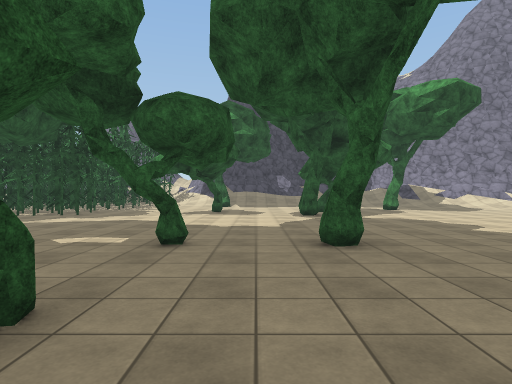
view 1 (above)

23 first-person views from a walk through a 3-D level made in the Unity game engine. The camera is 1.4 m above the floor, looks level and sees 80° across. The floor is counted in squares, 2 m on a side. Each view is taken from the middle of a square. On the plan, view 1 faces up. The plan holds only what a view shows up to about 10 squares ahead; the rest is blank. The place goes on beyond the plan. The player character is not drawn. Surface patterns are stand-ins for the level's own textures.

view 2
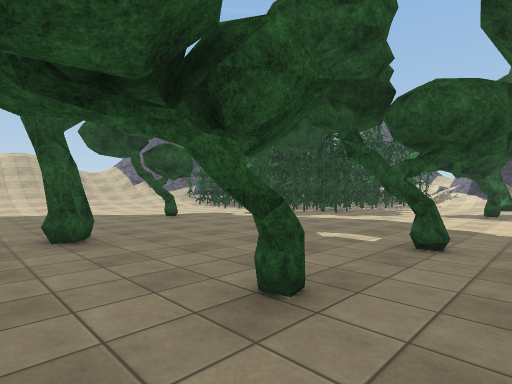

view 3
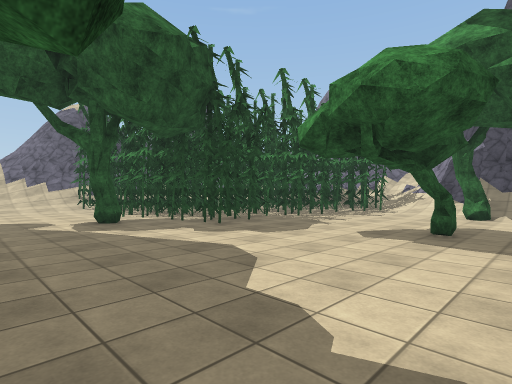

view 4
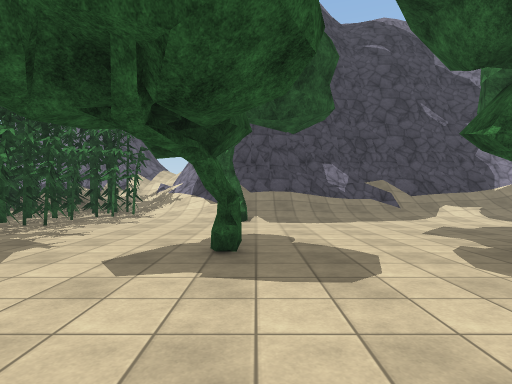

view 5
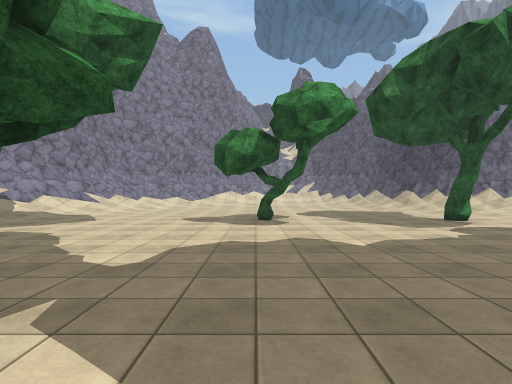

view 6
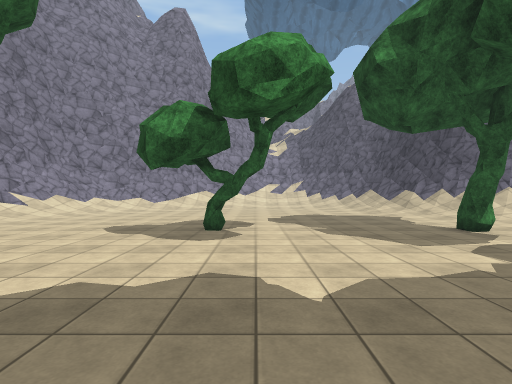

view 7
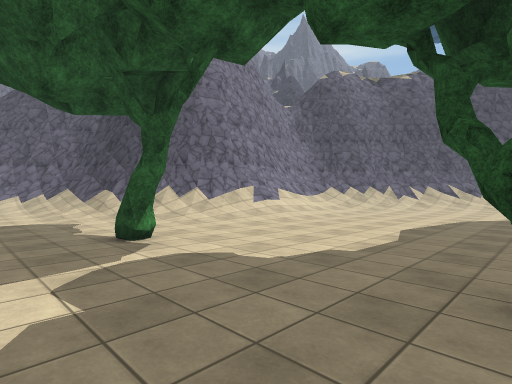

view 8
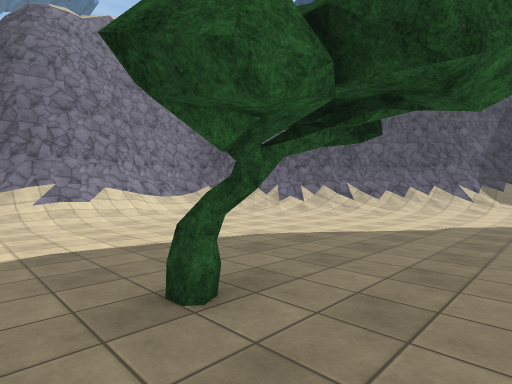

view 9
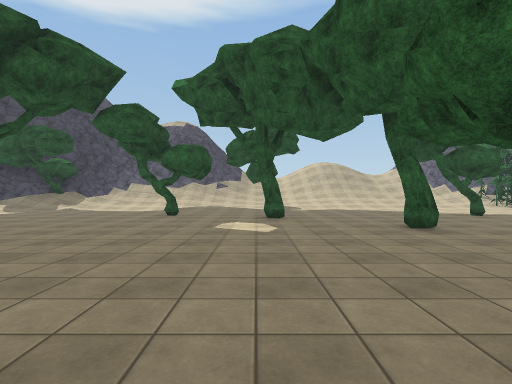

view 10
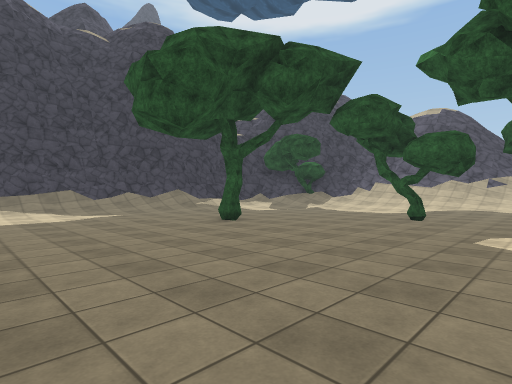

view 11
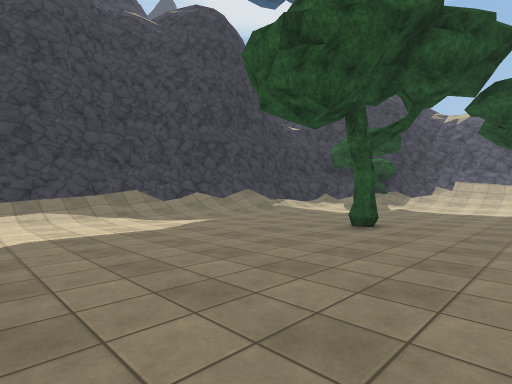

view 12
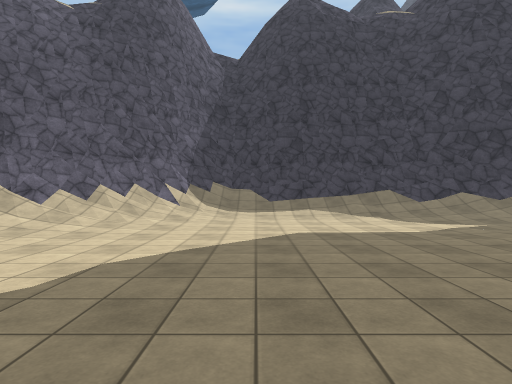

view 13
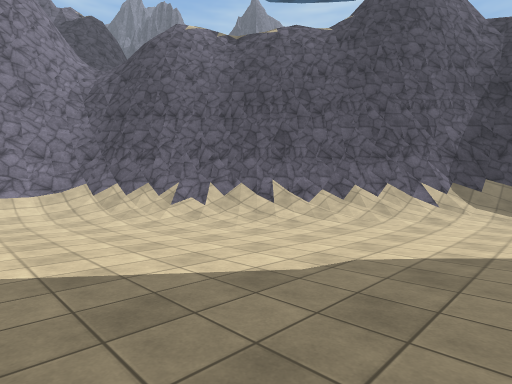

view 14
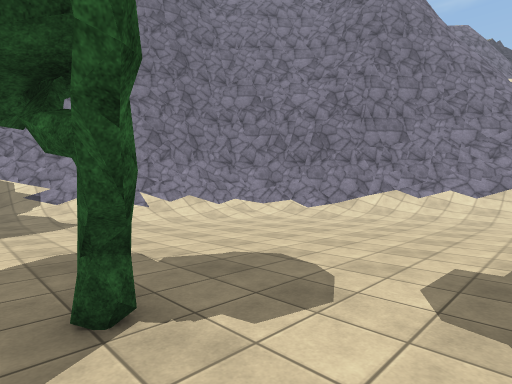

view 15
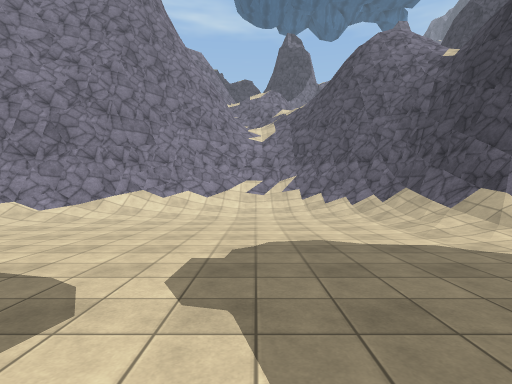

view 16
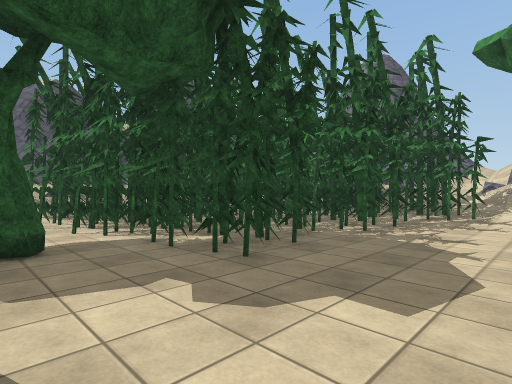

view 17
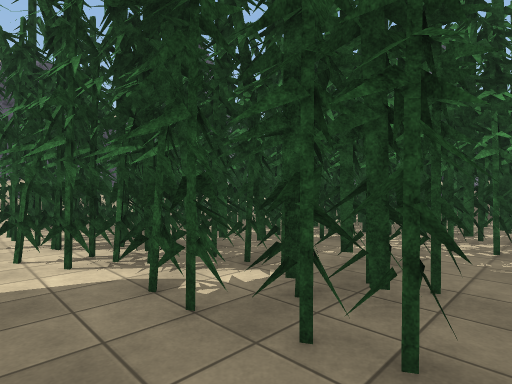

view 18
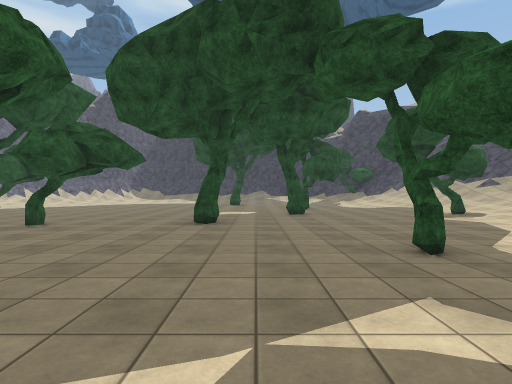

view 19
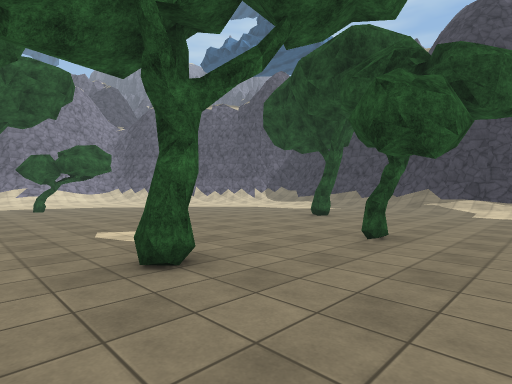

view 20
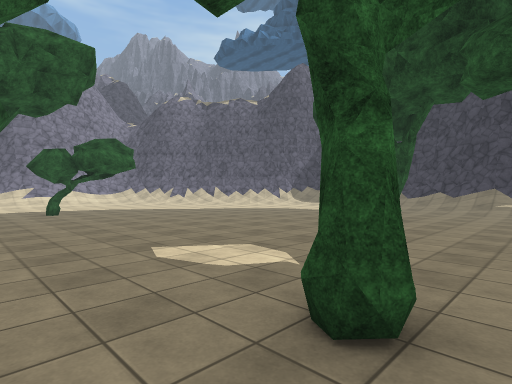

view 21
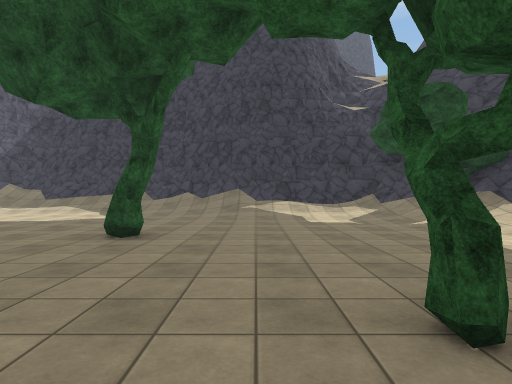

view 22
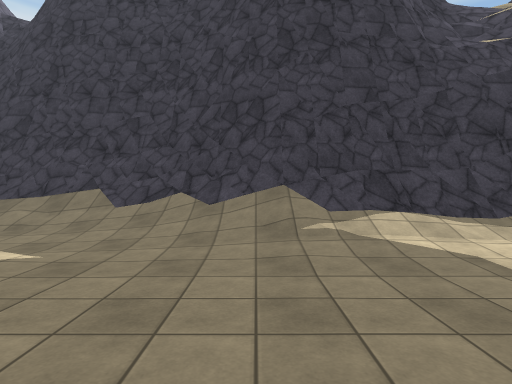

view 23
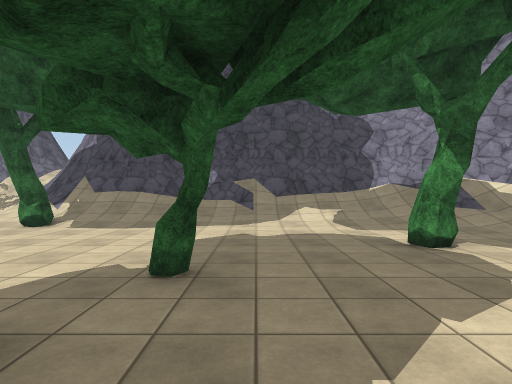

### Floor plan
Key: @ floor where view 1 was taken; # wall or solid block; . main floor; : floor 0.25 m higher than the main floor; + floor 0.5 m higher than the main floor; * floor 0.75 m higher than the main floor; % floor 1 m higher than the main floor; & floor 1.25 m higher than the main floor; $ floor 1.5 m higher than the main floor; / step, stairs or slope; = window, fence, low wall or low ledge; ^ raised ledge; v drop or lower ground; T tree; O other object.
Columns run from 10 left of view 1 to 19 right of it. Each row starts with its distance up from view 1.
 18      %=#
 17   /OT+v#########
 16   OOOTT*&===&$#####
 15  OOOTTv::=+:://///###
 14 OOOTTTv.TT.....////###
 13  OOTTT............///###
 12  TTTTT.........T...////##
 11 OOTTT....T..T.........//##
 10 TTTTT....T.............//##
  9 TTTTTT......T...........//##
  8 T..T....................///#
  7 ..................T......//###
  6 .........................///##
  5  ........................///
  4 ..T......T.T.............///
  3 ........................///#
  2 .............T....T...////##
  1 .....T...T........../////###
  0 ..........@.T......///#####
 -1 ...................//##
 -2  ..T.........T....//=#
 -3 ..................//##
 -4 .................../##
 -5 ..T...............///#
 -6 ...................//#
 -7  .................///#
 -8  ....T...........///##
 -9  ...............///##
-10  ..............///##
-11  ............///=##
-12 ##^^^::.....////##
-13 #####^*+//////###
-14     #####////###
-15        #######

Positions as (right, up) in squares from view 1, and headings:
1: (0, 0), facing up
2: (0, 0), facing up-left
3: (0, 5), facing up-left
4: (-1, 7), facing up
5: (0, 7), facing right
6: (2, 6), facing right
7: (3, 4), facing down-right
8: (1, -1), facing down-right
9: (1, -2), facing left
10: (0, -2), facing down-left
11: (1, -5), facing down-left
12: (1, -5), facing down
13: (1, -5), facing down-right
14: (7, 5), facing up-right
15: (7, 5), facing right
16: (-3, 7), facing up-left
17: (-5, 8), facing up-left
18: (-6, 8), facing down
19: (-10, 0), facing down-right
20: (-8, 0), facing down-right
21: (-7, -3), facing down
22: (-6, -8), facing down
23: (3, 8), facing up
